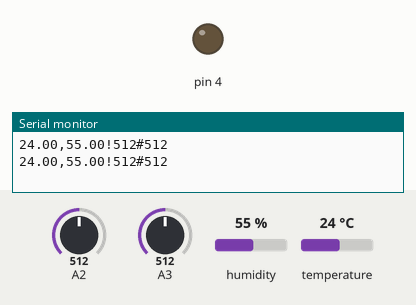
Recording of a sketch running on a simulated Arduino Uno, built with avr-gcc and run on an emulated ATmega328P. Parts: output pins drawn as LEDs (lit = HIGH), the last lines printed to the serial monitor. The inputs (shaded band) are chosen by the test bench; at power-on: A3 = 512, A2 = 512, humidity 55 %, temperature 24 °C.

Above: at 2.8 s.
2.9 s: A3 set to 408
5.6 s: A3 set to 383
At 6.9 s:
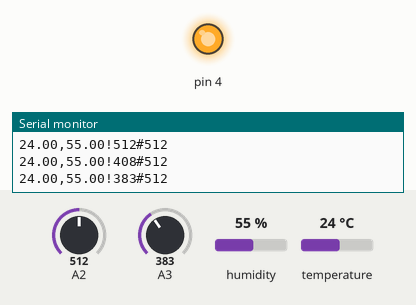
8.3 s: A3 set to 410
At 10.6 s:
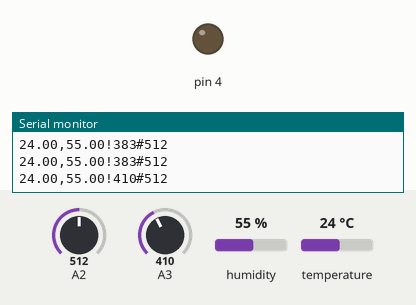
11.6 s: A3 set to 390
At 13.0 s:
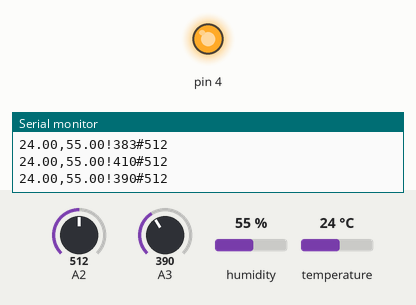
Timing chart, 0 to 14.6 s (numbered marks = the images above; inputs shaded):
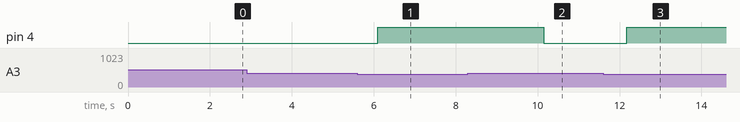

Measured:
- the behaviour switches between 400 and 399 on A3 (found by bisection; images 0 and 1)
- after the input at 5.6 s, pin 4: LOW → HIGH after 0.50 s
- after the input at 8.3 s, pin 4: HIGH → LOW after 1.8 s
- after the input at 11.6 s, pin 4: LOW → HIGH after 0.57 s

The sketch:

ArduinoUNO.ino
```cpp
#include<DHT.h>
#define dhtPin 2
#define dhtType DHT11
DHT dht(dhtPin,dhtType);
int readSensor();
void setup() {
 // put your setup code here, to run once:
 Serial.begin(9600);
 dht.begin();
 pinMode(4,OUTPUT);

}
void loop() {
 // put your main code here, to run repeatedly:
 float t=dht.readTemperature();
 float h = dht.readHumidity();
 int r = analogRead(A3);
 int gas = analogRead(A2);
 if(isnan(t) || isnan(h) || isnan(r) || isnan(gas)){
 Serial.println("No data available");
 return;
 }
 if(r<400){
 digitalWrite(4,HIGH);
 }else{
 digitalWrite(4,LOW);
 }
 Serial.print(t);
 Serial.print(",");
 Serial.print(h);
 Serial.print("!");
 Serial.print(r);
 Serial.print("#");
 Serial.print(gas);

 Serial.println();
 delay(2000);
}
```
